Frame 1 (no input): blank canvas, image omitted
Frame 60 (no input): blank canvas, image omitted
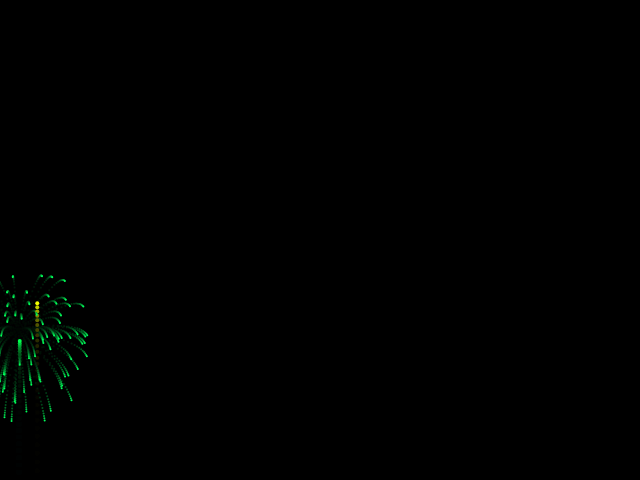
Frame 120 (the mouse pressed at the canvas centre since frame 60)

The p5.js sketch whose frames 1 and 60 were blank and that drew this single picture after the mouse press (run headless with seeded random() and noise() and a simulated clock; from frame 60 on, the mouse is pressed at the canvas centre):

// p5.js sketch
// ── sketch.js

var fireworks = [];
var gravity;

function setup() {
	createCanvas(640,480);
	colorMode(HSB);
	stroke(255);
	strokeWeight(4);
	background(0);
	gravity = createVector(0, 0.2);
}

function draw() {
	colorMode(RGB);
	background(0, 0, 0, 50);

	if (random(1) < 0.03) {
		fireworks.push(new Firework());
	}

	for (var i = fireworks.length - 1; i >= 0; i--) {
		fireworks[i].update();
		fireworks[i].show();
		if (fireworks[i].done()) {
			fireworks.splice(i, 1);
		}
	}
}
// ── firework.js

function Firework() {
	
	this.hue = random(255);
	this.firework = new Particle(random(width), height, this.hue, true);
	this.exploded = false;
	this.particles = [];

	this.done = function() {
		return (this.exploded && this.particles.length == 0);
	}

	this.update = function() {
		if (!this.exploded) {
			this.firework.applyForce(gravity);
			this.firework.update();

			if (this.firework.vel.y >= 0) {
				this.exploded = true;
				this.explode();
			}
		}

		for (var i = this.particles.length - 1; i >= 0; i--) {
			this.particles[i].applyForce(gravity);
			this.particles[i].update();
			if (this.particles[i].done()) {
				this.particles.splice(i, 1);
			}
		}
	}

	this.show = function() {
		if (!this.exploded) {
			this.firework.show();
		}

		for (var i = 0; i < this.particles.length; i++) {
			this.particles[i].show();
		}
	}

	this.explode = function() {
		for (var i = 0; i < 100; i++) {
			this.particles.push(new Particle(this.firework.pos.x, this.firework.pos.y, this.hue, false));
		}
	}
}
// ── particle.js

function Particle(x, y, hue, firework) {

	this.pos = createVector(x, y);
	this.firework = firework;
	this.lifespan = 255;
	this.hue = hue;

	if (firework) {
		this.vel = createVector(0, random(-11, -7));
	} else {
		this.vel = p5.Vector.random2D();
		this.vel.mult(random(3, 15));
	}
	this.acc = createVector(0, 0);

	this.applyForce = function(force) {
		this.acc.add(force);
	}

	this.done = function() {
		return this.lifespan < 0;
	}

	this.update = function() {

		if (!this.firework) {
			this.vel.mult(0.85);
			this.lifespan -= 4;
		}

		this.vel.add(this.acc);
		this.pos.add(this.vel);
		this.acc.mult(0);
	}

	this.show = function() {

		colorMode(HSB);

		if (!this.firework) {
			strokeWeight(2);
			stroke(this.hue, 255, 255, this.lifespan);
		} else {
			strokeWeight(4)
			stroke(this.hue, 255, 255);
		}

		point(this.pos.x, this.pos.y);
	}
}
